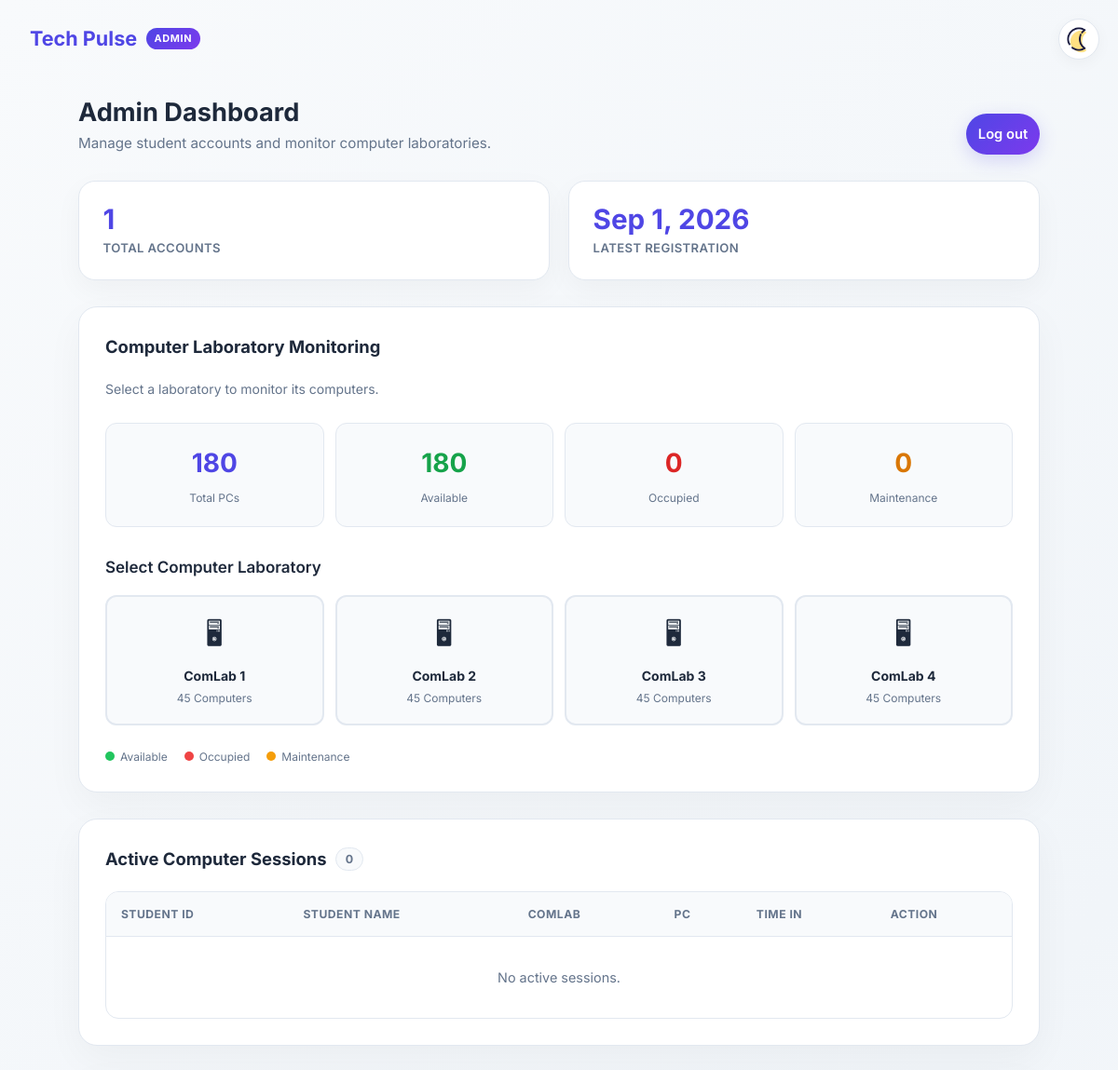
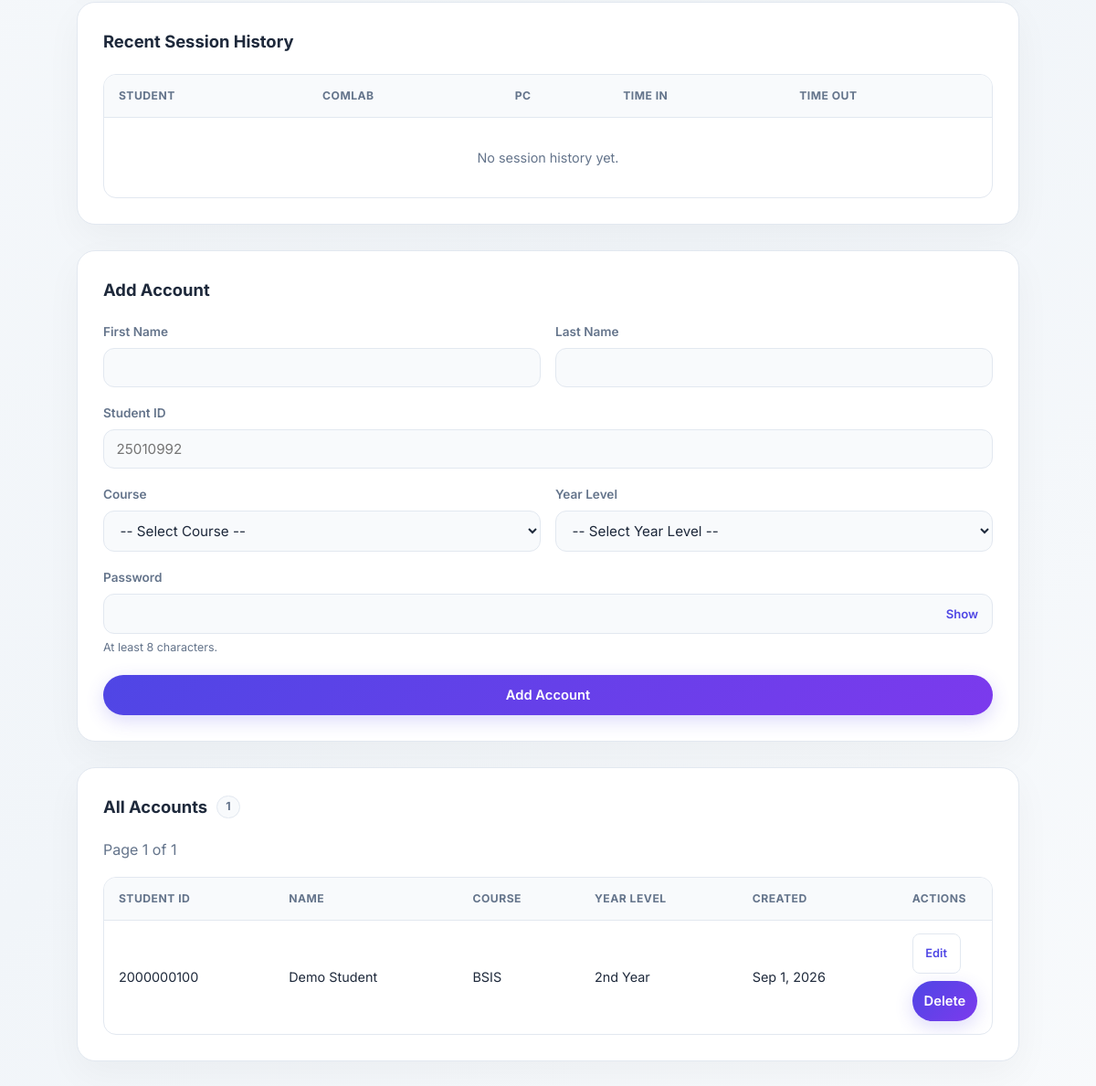
Before: /admindashboard/admindashboard.php (signed in) with the older database file (2 pictures, top to bottom).
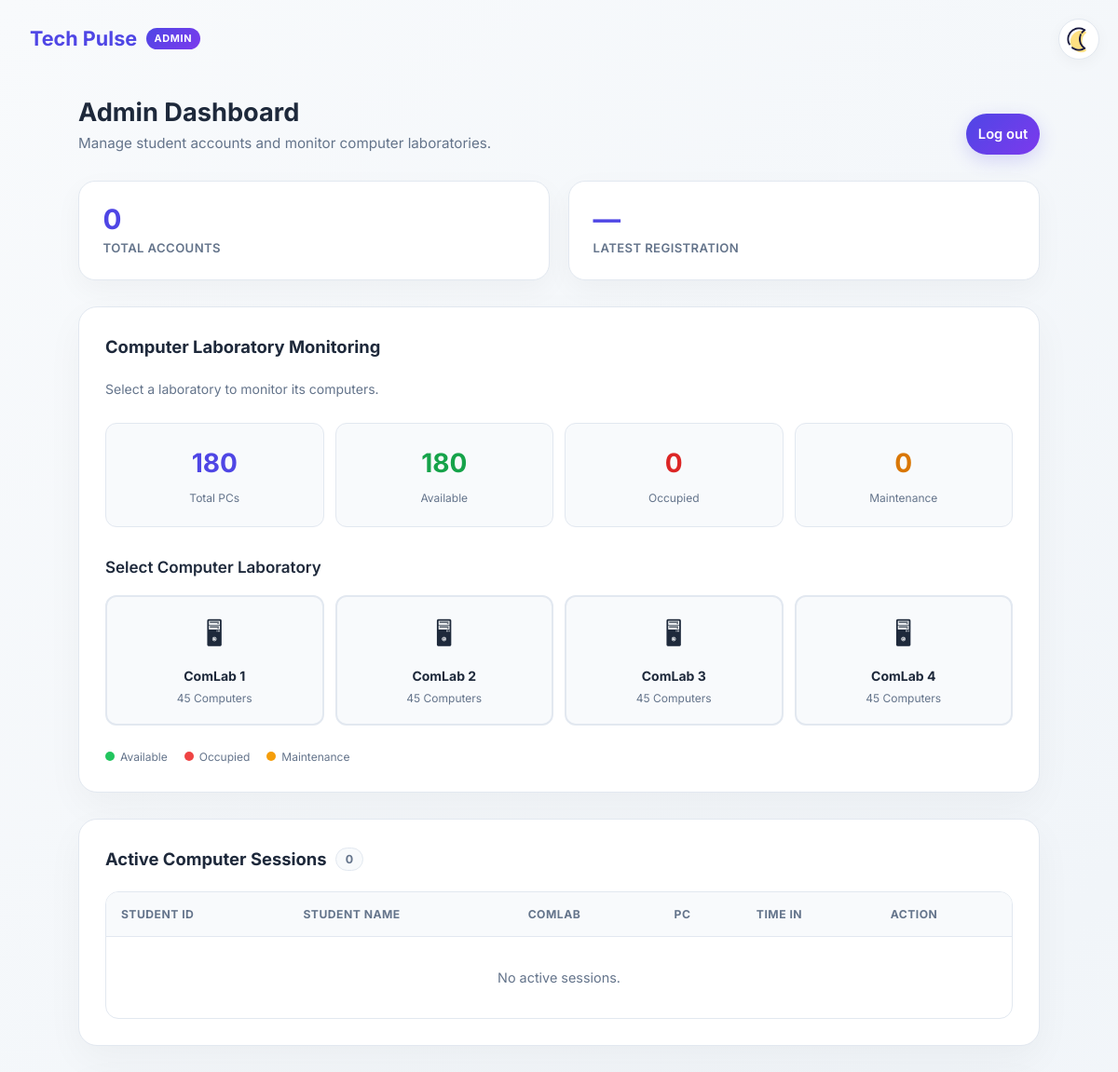
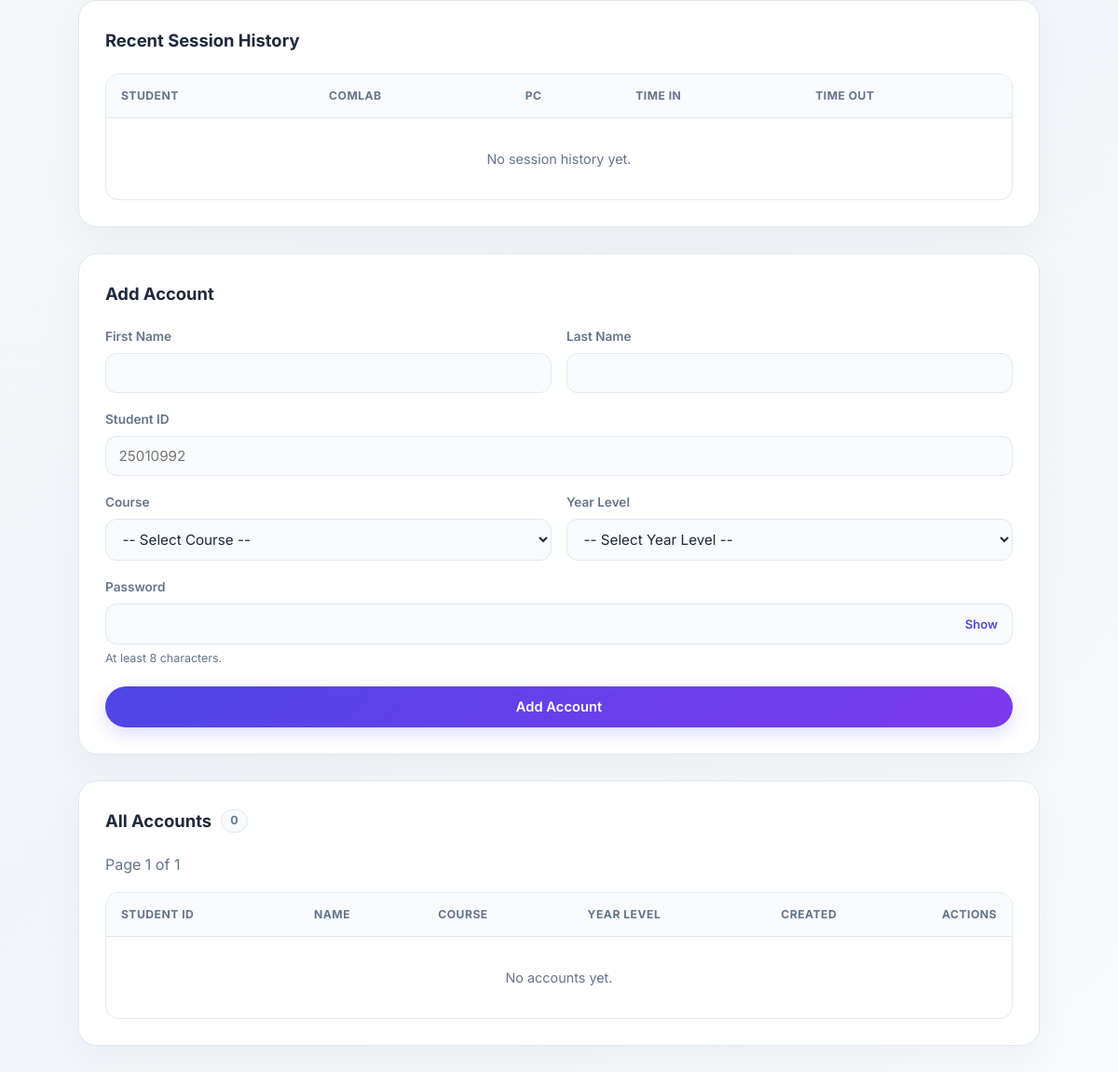
After: the same page with the newer database file (2 pictures, top to bottom).
### tables this page shows
CREATE TABLE `laboratories` (
  `lab_id` tinyint(3) UNSIGNED NOT NULL,
  `lab_name` varchar(60) NOT NULL
);

CREATE TABLE `users` (
  `StudentID` int(20) NOT NULL,
  `firstname` varchar(67) NOT NULL,
  `lastname` varchar(67) NOT NULL,
  `course` varchar(50) NOT NULL,
  `yearlevel` varchar(50) NOT NULL,
  `password` varchar(255) NOT NULL,
  `created_at` timestamp NOT NULL DEFAULT current_timestamp()
);

### admindashboard/admindashboarddb.php (called while the page is built, shortened)
<?php
require_once __DIR__ . '/../config/validation.php';
function getAllUsers(mysqli $conn, int $page = 1, int $pageSize = 25): array
{
    $pageSize = max(1, min(100, $pageSize));
    $offset = (max(1, $page) - 1) * $pageSize;
    $stmt = $conn->prepare(
        'SELECT u.StudentID, u.firstname, u.lastname, u.course, u.yearlevel, u.created_at
         FROM (SELECT StudentID, created_at FROM users
               ORDER BY created_at DESC, StudentID DESC LIMIT ? OFFSET ?) AS account_page
         JOIN users u ON u.StudentID = account_page.StudentID
         ORDER BY account_page.created_at DESC, account_page.StudentID DESC'
    );
    $stmt->bind_param('ii', $pageSize, $offset);
    $stmt->execute();
    $users = $stmt->get_result()->fetch_all(MYSQLI_ASSOC);
    return $users;
}
function getUserSummary(mysqli $conn): array
{
    return $conn->query('SELECT COUNT(*) AS total, MAX(created_at) AS latest FROM users')->fetch_assoc();
}

### config/monitoring.php (called while the page is built, shortened)
<?php
function monitoringLaboratories(mysqli $db): array {
    return $db->query('SELECT l.lab_id, l.lab_name, COUNT(c.computer_id) AS pc_count
        FROM laboratories l LEFT JOIN computers c ON c.lab_id = l.lab_id
        GROUP BY l.lab_id, l.lab_name ORDER BY l.lab_id')->fetch_all(MYSQLI_ASSOC);
}

### config/validation.php (called while the page is built, shortened)
<?php
function inputString(array $values, string $key): string
{
    return isset($values[$key]) && is_string($values[$key]) ? $values[$key] : '';
}

### admindashboard/admindashboard.php (the view, shortened to what the changed rows need)
<?php
require_once __DIR__ . '/../config/techpulse.php';
require_once __DIR__ . '/admindashboarddb.php';
require_once __DIR__ . '/../config/monitoring.php';
$summary = getUserSummary($conn);
$totalUsers = (int) $summary['total'];
$totalPages = max(1, (int) ceil($totalUsers / 25));
$page = filter_var(inputString($_GET, 'page'), FILTER_VALIDATE_INT) ?: 1;
$page = max(1, min($page, $totalPages));
$users = getAllUsers($conn, $page);
$latestSignup = $totalUsers > 0
    ? date(
        'M j, Y',
        strtotime($summary['latest'])
    )
    : '—';
$laboratories = monitoringLaboratories($conn);
$activeSessions = $conn->query(
    "SELECT
        s.session_id,
        s.time_in,
        u.StudentID,
        COALESCE(u.firstname, 'Deleted') AS firstname,
        COALESCE(u.lastname, 'account') AS lastname,
        c.lab_id,
        c.pc_number
     FROM computer_sessions s
     LEFT JOIN users u
         ON u.StudentID = s.StudentID
     JOIN computers c
         ON c.computer_id = s.computer_id
     WHERE s.active_student IS NOT NULL
     ORDER BY s.time_in DESC"
)->fetch_all(MYSQLI_ASSOC);
?>
<!DOCTYPE html>
<html lang="en">
<head>
    <link
        rel="stylesheet"
        href="admindashboard.css"
    >
    <link rel="stylesheet" href="../assets/css/responsive.css">
</head>
<body class="page-admin">
    <div class="admin-shell">
        <header class="admin-head">
            <div>
                <h1>Admin Dashboard</h1>
            </div>
        </header>
        <section class="stats">
            <div class="stat">
                <span class="stat-value">
                    <?= htmlspecialchars(
                        (string) $totalUsers
                    ) ?>
                </span>
                <span class="stat-label">
                    Total Accounts
                </span>
            </div>
            <div class="stat">
                <span class="stat-value">
                    <?= htmlspecialchars($latestSignup) ?>
                </span>
                <span class="stat-label">
                    Latest Registration
                </span>
            </div>
        </section>
        <section class="panel admin-monitoring">
            <h2 class="panel-title">
                Computer Laboratory Monitoring
            </h2>
            <div class="admin-lab-options">
                <?php foreach ($laboratories as $laboratory): $lab = (int) $laboratory['lab_id']; ?>
                    <button
                        type="button"
                        class="admin-lab-option"
                        data-lab="<?= $lab ?>"
                        aria-pressed="false"
                        aria-controls="admin-lab-panel-<?= $lab ?>"
                    >
                        <span class="admin-lab-icon">
                            &#128421;
                        </span>
                        <strong>
                            <?= htmlspecialchars($laboratory['lab_name']) ?>
                        </strong>
                        <small><?= (int) $laboratory['pc_count'] ?> Computers</small>
                    </button>
                <?php endforeach; ?>
            </div>
        </section>
        <section class="panel">
            <h2 class="panel-title">
                Active Computer Sessions
                <span class="count-chip">
                    <?= count($activeSessions) ?>
                </span>
            </h2>
            <div class="table-wrap">
                <table class="data-table">
                    <thead>
                        <tr>
                            <th>Student ID</th>
                            <th>Student Name</th>
                            <th>ComLab</th>
                            <th>PC</th>
                            <th>Time In</th>
                            <th>Action</th>
                        </tr>
                    </thead>
                </table>
            </div>
        </section>
        <section class="panel">
            <h2 class="panel-title">
                Recent Session History
            </h2>
            <div class="table-wrap">
                <table class="data-table">
                    <thead>
                        <tr>
                            <th>Student</th>
                            <th>ComLab</th>
                            <th>PC</th>
                            <th>Time In</th>
                            <th>Time Out</th>
                        </tr>
                    </thead>
                </table>
            </div>
        </section>
        <section class="panel">
            <h2 class="panel-title">
                Add Account
            </h2>
        </section>
        <section class="panel">
            <h2 class="panel-title">
                All Accounts
                <span class="count-chip">
                    <?= $totalUsers ?>
                </span>
            </h2>
            <div class="table-wrap">
                <table class="data-table">
                    <thead>
                        <tr>
                            <th>Student ID</th>
                            <th>Name</th>
                            <th>Course</th>
                            <th>Year Level</th>
                            <th>Created</th>
                            <th class="col-actions">
                                Actions
                            </th>
                        </tr>
                    </thead>
                    <tbody>
                        <?php if ($totalUsers === 0): ?>
                            <tr>
                                <td
                                    colspan="6"
                                    class="empty-row"
                                >
                                    No accounts yet.
                                </td>
                            </tr>
                        <?php else: ?>
                            <?php foreach ($users as $user): ?>
                                <tr>
                                    <td data-label="Student ID">
                                        <?= htmlspecialchars(
                                            (string) $user['StudentID']
                                        ) ?>
                                    </td>
                                    <td data-label="Name">
                                        <?= htmlspecialchars(
                                            $user['firstname'] .
                                            ' ' .
                                            $user['lastname']
                                        ) ?>
                                    </td>
                                    <td data-label="Course">
                                        <?= htmlspecialchars(
                                            $user['course']
                                        ) ?>
                                    </td>
                                    <td data-label="Year Level">
                                        <?= htmlspecialchars(
                                            $user['yearlevel']
                                        ) ?>
                                    </td>
                                    <td data-label="Created">
                                        <?= htmlspecialchars(
                                            date(
                                                'M j, Y',
                                                strtotime(
                                                    $user['created_at']
                                                )
                                            )
                                        ) ?>
                                    </td>
                                    <td
                                        data-label="Actions"
                                        class="col-actions"
                                    >
                                        <div class="actions">
                                            <a
                                                class="btn-sm btn-edit"
                                                href="editaccount.php?id=<?= (int) $user['StudentID'] ?>"
                                            >
                                                Edit
                                            </a>
                                            <form
                                                method="POST"
                                                action="admindashboard.php"
                                                class="inline-form"
                                                data-confirm="Delete account <?= htmlspecialchars((string) $user['StudentID']) ?>? Completed usage history will be retained anonymously. This cannot be undone."
                                            >
                                                <button
                                                    type="submit"
                                                    class="btn-sm btn-delete"
                                                >
                                                    Delete
                                                </button>
                                            </form>
                                        </div>
                                    </td>
                                </tr>
                            <?php endforeach; ?>
                        <?php endif; ?>
                    </tbody>
                </table>
            </div>
        </section>
    </div>
</body>
</html>

Changed rows visible on the page:
removed users: StudentID "2000000100", firstname+lastname "Demo Student", course "BSIS", yearlevel "2nd Year", created_at "Sep 1, 2026"
Other visible differences:
$totalUsers: "1" → "0"
$latestSignup: "Sep 1, 2026" → "—"
text now shown: "No accounts yet."
